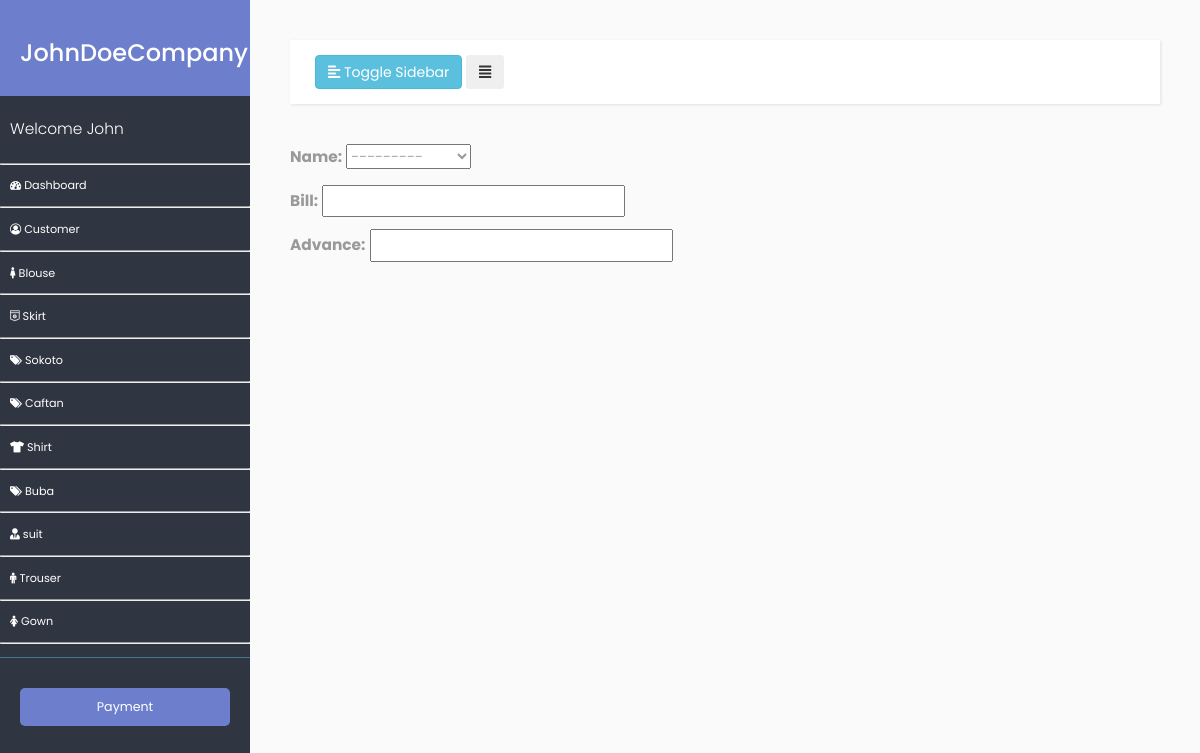
The app's page /payment/ (signed in) with its own data.
### metailnook/models.py (models this page shows, shortened)
class  account_profile(models.Model):
    name = models.CharField(max_length=100, verbose_name="name", unique=True)
    Company_name = models.CharField(max_length=100, verbose_name="Company_name")
    position = models.CharField(max_length=100, verbose_name="position")
    phone = models.IntegerField()
    Birthday = models.DateField(verbose_name="Birthday", null=True, default=None, blank=True)
    email = models.EmailField(verbose_name="Email")
    date_created = models.DateField(verbose_name="date_created", auto_now_add=True )

class navbar_link(models.Model):
    linkname = models.CharField(max_length=100, verbose_name="link name")
    link = models.CharField(max_length=100, verbose_name="link")
    icon = models.CharField(max_length=100, null=True)

class customer(models.Model):
    name = models.CharField(max_length=100, verbose_name="Name", unique=True)
    lastname = models.CharField(max_length=100, verbose_name="Last Name")
    address = models.CharField(max_length=100, verbose_name="address", null=True)
    date = models.DateField(verbose_name="date_created", auto_now_add=True)
    collectiondate = models.DateField(verbose_name="collectiondate", auto_now_add=False)
    def __str__(self):  # __unicode__ on Python 2
        return self.name

### metailnook/views.py (the view)
# urls.py: url(r'^payment/$', mviews.payment_form, name='payment'),
@login_required
def payment_form(request):
    Bis = account_profile.objects.all()
    url = navbar_link.objects.all()
    if request.POST:
        form= paymentForm(request.POST)
        if form.is_valid():
            form.save()
            return render(request,'metails/thanks.html')
        else:
            return render(request,'metails/paymentForm.html', {'form':form,"Homeurl":url,"Bis":Bis})
    else:
        form= paymentForm()
        return render(request,'metails/paymentForm.html', {'form':form,"Homeurl":url,"Bis":Bis})

### metailnook/forms.py
class paymentForm(forms.ModelForm):
	class Meta:
		model = payment
		fields = ('name','bill','advance',)

### metailnook/templates/metails/paymentForm.html (shortened to what this page needs)
{% extends "base.html" %}
{% load static%}
    {% block content %}
    {{ form.as_p}}
    {%endblock%}

### metailnook/templates/base.html (shortened to what this page needs)
<!DOCTYPE html>
<html lang="en">
<head>
    {% load static %}
    {% block stylesheet %}
    <link rel="stylesheet" href="https://maxcdn.bootstrapcdn.com/bootstrap/3.3.7/css/bootstrap.min.css">
    <link href="{% static 'css/mainstyle.css' %}" rel="stylesheet">
    <link rel="stylesheet" href="https://cdnjs.cloudflare.com/ajax/libs/malihu-custom-scrollbar-plugin/3.1.5/jquery.mCustomScrollbar.min.css">
<link rel="stylesheet" href="https://use.fontawesome.com/releases/v5.1.1/css/all.css">
  <link rel="stylesheet" href="https://cdnjs.cloudflare.com/ajax/libs/font-awesome/4.7.0/css/font-awesome.min.css">
    {% endblock %}
</head>
<body>
{% block left %}
	 <div class="wrapper">
        <nav id="sidebar">
            <div class="sidebar-header">
            	{% for obj in Bis %}
                <h3>{{obj.Company_name}}</h3>
                {% endfor %}
            </div>
            <ul class="list-unstyled components">
            	{% for obj in Bis %}
                <p>Welcome {{obj.name}}</p>
                {% endfor %}
                <hr>
                <li >
                    <a href="/home"><i class="fa fa-dashboard"></i> Dashboard</a>
                </li>
                <hr>
                {% for obj in Homeurl %}
                <li>
                    <a href="{{obj.link}}"><i class="{{obj.icon}}"></i> {{obj.linkname}}</a>
                </li>
                <hr>
                {% endfor %}
            </ul>
            <ul class="list-unstyled CTAs">
                <li>
                    <a href="" class="article">Payment</a>
                </li>
            </ul>
        </nav>
        <div id="content">
            <nav class="navbar navbar-expand-lg navbar-light bg-light">
                <div class="container-fluid">
                    <button type="button" id="sidebarCollapse" class="btn btn-info">
                        <i class="fas fa-align-left"></i>
                        <span>Toggle Sidebar</span>
                    </button>
                    <button class="btn btn-dark d-inline-block d-lg-none ml-auto" type="button" data-toggle="collapse" data-target="#navbarSupportedContent" aria-controls="navbarSupportedContent" aria-expanded="false" aria-label="Toggle navigation">
                        <i class="fas fa-align-justify"></i>
                    </button>
                </div>
            </nav>
            			{% block content %}
                        {% endblock %}
   </div>
 {% endblock %}
</body>
</html>

### metailnook/static/css/mainstyle.css (style rules this page uses)
body { font-family: 'Poppins', sans-serif; background: #fafafa; }
p { font-family: 'Poppins', sans-serif; font-size: 1.1em; font-weight: 300; line-height: 1.7em; color: #999; }
a, a:hover, a:focus { color: inherit; text-decoration: none; transition: all 0.3s; }
.navbar { padding: 15px 10px; background: #fff; border: none; border-radius: 0; margin-bottom: 40px; box-shadow: 1px 1px 3px rgba(0, 0, 0, 0.1); }
.wrapper { display: flex; width: 100%; }
#sidebar { width: 250px; position: fixed; top: 0; left: 0; height: 100vh; z-index: 999; background: #303641; color: #fff; transition: all 0.3s; }
#sidebar .sidebar-header { padding: 20px; background: #6d7fcc; }
#sidebar ul.components { padding: 10px 0; border-bottom: 1px solid #47748b; }
#sidebar ul p { color: #fff; padding: 10px; }
#sidebar ul li a { padding: 10px; font-size: 0.8em; display: block; }
ul.CTAs { padding: 20px; }
ul.CTAs a { text-align: center; font-size: 0.9em !important; display: block; border-radius: 5px; margin-bottom: 5px; }
a.article, a.article:hover { background: #6d7fcc !important; color: #fff !important; }
#content { width: calc(100% - 250px); padding: 40px; min-height: 100vh; transition: all 0.3s; position: absolute; top: 0; right: 0; }
hr { display: block; margin-top: 0.2em; margin-bottom: 0.2em; margin-left: auto; margin-right: auto; border-style: inset; border-width: 0.2px; color: #0b4aa8; }

### records on screen
account_profile: Company_name "JohnDoeCompany", name "John"
navbar_link: linkname "Customer"
navbar_link: linkname "Blouse"
navbar_link: linkname "Skirt"
navbar_link: linkname "Sokoto"
navbar_link: linkname "Caftan"
navbar_link: linkname "Shirt"
navbar_link: linkname "Buba"
navbar_link: linkname "suit"
navbar_link: linkname "Trouser"
navbar_link: linkname "Gown"
customer: name "---------"
